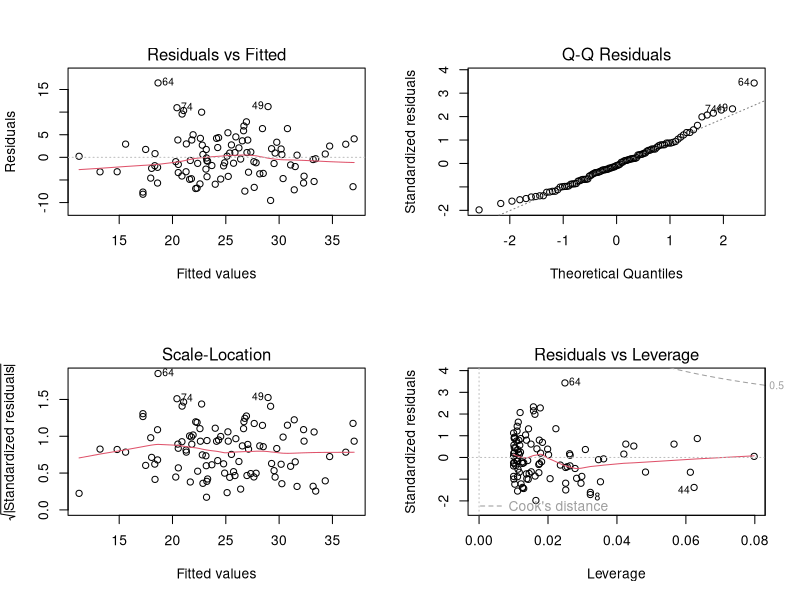
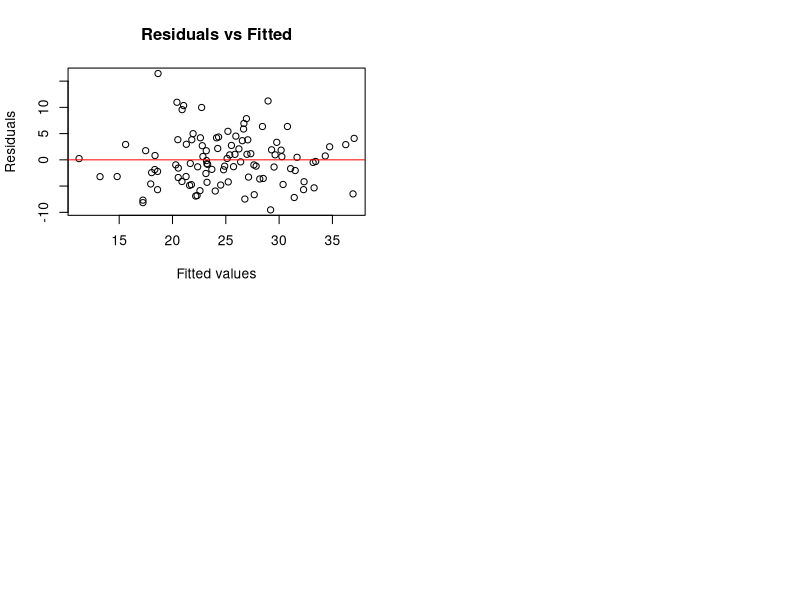

Reproduce these figures in R, in order.
# Linear Regression and Model Diagnostics Example

# Simulate example dataset
set.seed(123)

n <- 100
x <- rnorm(n, 10, 3)
y <- 5 + 2*x + rnorm(n, 0, 5)

data <- data.frame(x, y)

# Fit linear regression model
model <- lm(y ~ x, data = data)

# Summary of model
summary(model)

# Diagnostic plots
par(mfrow = c(2,2))
plot(model)

# Residual analysis
residuals <- resid(model)
fitted_values <- fitted(model)

# Simple residual plot
plot(fitted_values, residuals,
     main = "Residuals vs Fitted",
     xlab = "Fitted values",
     ylab = "Residuals")

abline(h = 0, col = "red")
